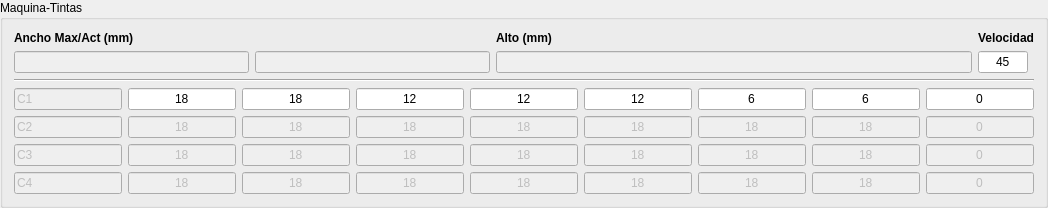
          <widget class="QGroupBox" name="groupBox_2">
           <property name="font">
            <font>
             <weight>50</weight>
             <bold>false</bold>
            </font>
           </property>
           <property name="title">
            <string>Maquina-Tintas</string>
           </property>
           <layout class="QGridLayout" name="gridLayout_5">
            <item row="0" column="0">
             <layout class="QHBoxLayout" name="horizontalLayout_11">
              <item>
               <layout class="QVBoxLayout" name="verticalLayout_41">
                <item>
                 <widget class="QLabel" name="label_2">
                  <property name="font">
                   <font>
                    <weight>75</weight>
                    <bold>true</bold>
                   </font>
                  </property>
                  <property name="text">
                   <string>Ancho Max/Act (mm)</string>
                  </property>
                 </widget>
                </item>
                <item>
                 <layout class="QHBoxLayout" name="horizontalLayout_10">
                  <item>
                   <widget class="QLineEdit" name="m_leMaxWidth">
                    <property name="enabled">
                     <bool>false</bool>
                    </property>
                    <property name="alignment">
                     <set>Qt::AlignCenter</set>
                    </property>
                    <property name="readOnly">
                     <bool>true</bool>
                    </property>
                   </widget>
                  </item>
                  <item>
                   <widget class="QLineEdit" name="m_leWidth">
                    <property name="enabled">
                     <bool>false</bool>
                    </property>
                    <property name="alignment">
                     <set>Qt::AlignCenter</set>
                    </property>
                   </widget>
                  </item>
                 </layout>
                </item>
               </layout>
              </item>
              <item>
               <layout class="QVBoxLayout" name="verticalLayout_42">
                <item>
                 <widget class="QLabel" name="label_3">
                  <property name="font">
                   <font>
                    <weight>75</weight>
                    <bold>true</bold>
                   </font>
                  </property>
                  <property name="text">
                   <string>Alto (mm)</string>
                  </property>
                 </widget>
                </item>
                <item>
                 <widget class="QLineEdit" name="m_leHeight">
                  <property name="enabled">
                   <bool>false</bool>
                  </property>
                  <property name="alignment">
                   <set>Qt::AlignCenter</set>
                  </property>
                 </widget>
                </item>
               </layout>
              </item>
              <item>
               <layout class="QVBoxLayout" name="verticalLayout_43">
                <item>
                 <widget class="QLabel" name="label_34">
                  <property name="font">
                   <font>
                    <weight>75</weight>
                    <bold>true</bold>
                   </font>
                  </property>
                  <property name="text">
                   <string>Velocidad</string>
                  </property>
                 </widget>
                </item>
                <item>
                 <widget class="QLineEdit" name="m_leVelocidad">
                  <property name="maximumSize">
                   <size>
                    <width>50</width>
                    <height>16777215</height>
                   </size>
                  </property>
                  <property name="text">
                   <string>45</string>
                  </property>
                  <property name="alignment">
                   <set>Qt::AlignCenter</set>
                  </property>
                 </widget>
                </item>
               </layout>
              </item>
             </layout>
            </item>
            <item row="1" column="0">
             <widget class="Line" name="line_2">
              <property name="orientation">
               <enum>Qt::Horizontal</enum>
              </property>
             </widget>
            </item>
            <item row="2" column="0">
             <layout class="QHBoxLayout" name="horizontalLayout_27">
              <item>
               <widget class="QLineEdit" name="m_leC1">
                <property name="enabled">
                 <bool>false</bool>
                </property>
                <property name="text">
                 <string>C1</string>
                </property>
               </widget>
              </item>
              <item>
               <widget class="QLineEdit" name="m_leP11">
                <property name="text">
                 <string>18</string>
                </property>
                <property name="alignment">
                 <set>Qt::AlignCenter</set>
                </property>
               </widget>
              </item>
              <item>
               <widget class="QLineEdit" name="m_leP12">
                <property name="text">
                 <string>18</string>
                </property>
                <property name="alignment">
                 <set>Qt::AlignCenter</set>
                </property>
               </widget>
              </item>
              <item>
               <widget class="QLineEdit" name="m_leP13">
                <property name="text">
                 <string>12</string>
                </property>
                <property name="alignment">
                 <set>Qt::AlignCenter</set>
                </property>
               </widget>
              </item>
              <item>
               <widget class="QLineEdit" name="m_leP14">
                <property name="text">
                 <string>12</string>
                </property>
                <property name="alignment">
                 <set>Qt::AlignCenter</set>
                </property>
               </widget>
              </item>
              <item>
               <widget class="QLineEdit" name="m_leP15">
                <property name="text">
                 <string>12</string>
                </property>
                <property name="alignment">
                 <set>Qt::AlignCenter</set>
                </property>
               </widget>
              </item>
              <item>
               <widget class="QLineEdit" name="m_leP16">
                <property name="text">
                 <string>6</string>
                </property>
                <property name="alignment">
                 <set>Qt::AlignCenter</set>
                </property>
               </widget>
              </item>
              <item>
               <widget class="QLineEdit" name="m_leP17">
                <property name="text">
                 <string>6</string>
                </property>
                <property name="alignment">
                 <set>Qt::AlignCenter</set>
                </property>
               </widget>
              </item>
              <item>
               <widget class="QLineEdit" name="m_leP18">
                <property name="text">
                 <string>0</string>
                </property>
                <property name="alignment">
                 <set>Qt::AlignCenter</set>
                </property>
               </widget>
              </item>
             </layout>
            </item>
            <item row="3" column="0">
             <layout class="QHBoxLayout" name="horizontalLayout_28">
              <item>
               <widget class="QLineEdit" name="m_leC2">
                <property name="enabled">
                 <bool>false</bool>
                </property>
                <property name="text">
                 <string>C2</string>
                </property>
               </widget>
              </item>
              <item>
               <widget class="QLineEdit" name="m_leP11_2">
                <property name="enabled">
                 <bool>false</bool>
                </property>
                <property name="text">
                 <string>18</string>
                </property>
                <property name="alignment">
                 <set>Qt::AlignCenter</set>
                </property>
               </widget>
              </item>
              <item>
               <widget class="QLineEdit" name="m_leP12_2">
                <property name="enabled">
                 <bool>false</bool>
                </property>
                <property name="text">
                 <string>18</string>
                </property>
                <property name="alignment">
                 <set>Qt::AlignCenter</set>
                </property>
               </widget>
              </item>
              <item>
               <widget class="QLineEdit" name="m_leP13_2">
                <property name="enabled">
                 <bool>false</bool>
                </property>
                <property name="text">
                 <string>18</string>
                </property>
                <property name="alignment">
                 <set>Qt::AlignCenter</set>
                </property>
               </widget>
              </item>
              <item>
               <widget class="QLineEdit" name="m_leP14_2">
                <property name="enabled">
                 <bool>false</bool>
                </property>
                <property name="text">
                 <string>18</string>
                </property>
                <property name="alignment">
                 <set>Qt::AlignCenter</set>
                </property>
               </widget>
              </item>
              <item>
               <widget class="QLineEdit" name="m_leP15_2">
                <property name="enabled">
                 <bool>false</bool>
                </property>
                <property name="text">
                 <string>18</string>
                </property>
                <property name="alignment">
                 <set>Qt::AlignCenter</set>
                </property>
               </widget>
              </item>
              <item>
               <widget class="QLineEdit" name="m_leP16_2">
                <property name="enabled">
                 <bool>false</bool>
                </property>
                <property name="text">
                 <string>18</string>
                </property>
                <property name="alignment">
                 <set>Qt::AlignCenter</set>
                </property>
               </widget>
              </item>
              <item>
               <widget class="QLineEdit" name="m_leP17_2">
                <property name="enabled">
                 <bool>false</bool>
                </property>
                <property name="text">
                 <string>18</string>
                </property>
                <property name="alignment">
                 <set>Qt::AlignCenter</set>
                </property>
               </widget>
              </item>
              <item>
               <widget class="QLineEdit" name="m_leP18_2">
                <property name="enabled">
                 <bool>false</bool>
                </property>
                <property name="text">
                 <string>0</string>
                </property>
                <property name="alignment">
                 <set>Qt::AlignCenter</set>
                </property>
               </widget>
              </item>
             </layout>
            </item>
            <item row="4" column="0">
             <layout class="QHBoxLayout" name="horizontalLayout_29">
              <item>
               <widget class="QLineEdit" name="m_leC3">
                <property name="enabled">
                 <bool>false</bool>
                </property>
                <property name="text">
                 <string>C3</string>
                </property>
               </widget>
              </item>
              <item>
               <widget class="QLineEdit" name="m_leP11_3">
                <property name="enabled">
                 <bool>false</bool>
                </property>
                <property name="text">
                 <string>18</string>
                </property>
                <property name="alignment">
                 <set>Qt::AlignCenter</set>
                </property>
               </widget>
              </item>
              <item>
               <widget class="QLineEdit" name="m_leP12_3">
                <property name="enabled">
                 <bool>false</bool>
                </property>
                <property name="text">
                 <string>18</string>
                </property>
                <property name="alignment">
                 <set>Qt::AlignCenter</set>
                </property>
               </widget>
              </item>
              <item>
               <widget class="QLineEdit" name="m_leP13_3">
                <property name="enabled">
                 <bool>false</bool>
                </property>
                <property name="text">
                 <string>18</string>
                </property>
                <property name="alignment">
                 <set>Qt::AlignCenter</set>
                </property>
               </widget>
              </item>
              <item>
               <widget class="QLineEdit" name="m_leP14_3">
                <property name="enabled">
                 <bool>false</bool>
                </property>
                <property name="text">
                 <string>18</string>
                </property>
                <property name="alignment">
                 <set>Qt::AlignCenter</set>
                </property>
               </widget>
              </item>
              <item>
               <widget class="QLineEdit" name="m_leP15_3">
                <property name="enabled">
                 <bool>false</bool>
                </property>
                <property name="text">
                 <string>18</string>
                </property>
                <property name="alignment">
                 <set>Qt::AlignCenter</set>
                </property>
               </widget>
              </item>
              <item>
               <widget class="QLineEdit" name="m_leP16_3">
                <property name="enabled">
                 <bool>false</bool>
                </property>
                <property name="text">
                 <string>18</string>
                </property>
                <property name="alignment">
                 <set>Qt::AlignCenter</set>
                </property>
               </widget>
              </item>
              <item>
               <widget class="QLineEdit" name="m_leP17_3">
                <property name="enabled">
                 <bool>false</bool>
                </property>
                <property name="text">
                 <string>18</string>
                </property>
                <property name="alignment">
                 <set>Qt::AlignCenter</set>
                </property>
               </widget>
              </item>
              <item>
               <widget class="QLineEdit" name="m_leP18_3">
                <property name="enabled">
                 <bool>false</bool>
                </property>
                <property name="text">
                 <string>0</string>
                </property>
                <property name="alignment">
                 <set>Qt::AlignCenter</set>
                </property>
               </widget>
              </item>
             </layout>
            </item>
            <item row="5" column="0">
             <layout class="QHBoxLayout" name="horizontalLayout_30">
              <item>
               <widget class="QLineEdit" name="m_leC4">
                <property name="enabled">
                 <bool>false</bool>
                </property>
                <property name="text">
                 <string>C4</string>
                </property>
               </widget>
              </item>
              <item>
               <widget class="QLineEdit" name="m_leP11_4">
                <property name="enabled">
                 <bool>false</bool>
                </property>
                <property name="text">
                 <string>18</string>
                </property>
                <property name="alignment">
                 <set>Qt::AlignCenter</set>
                </property>
               </widget>
              </item>
              <item>
               <widget class="QLineEdit" name="m_leP12_4">
                <property name="enabled">
                 <bool>false</bool>
                </property>
                <property name="text">
                 <string>18</string>
                </property>
                <property name="alignment">
                 <set>Qt::AlignCenter</set>
                </property>
               </widget>
              </item>
              <item>
               <widget class="QLineEdit" name="m_leP13_4">
                <property name="enabled">
                 <bool>false</bool>
                </property>
                <property name="text">
                 <string>18</string>
                </property>
                <property name="alignment">
                 <set>Qt::AlignCenter</set>
                </property>
               </widget>
              </item>
              <item>
               <widget class="QLineEdit" name="m_leP14_4">
                <property name="enabled">
                 <bool>false</bool>
                </property>
                <property name="text">
                 <string>18</string>
                </property>
                <property name="alignment">
                 <set>Qt::AlignCenter</set>
                </property>
               </widget>
              </item>
              <item>
               <widget class="QLineEdit" name="m_leP15_4">
                <property name="enabled">
                 <bool>false</bool>
                </property>
                <property name="text">
                 <string>18</string>
                </property>
                <property name="alignment">
                 <set>Qt::AlignCenter</set>
                </property>
               </widget>
              </item>
              <item>
               <widget class="QLineEdit" name="m_leP16_4">
                <property name="enabled">
                 <bool>false</bool>
                </property>
                <property name="text">
                 <string>18</string>
                </property>
                <property name="alignment">
                 <set>Qt::AlignCenter</set>
                </property>
               </widget>
              </item>
              <item>
               <widget class="QLineEdit" name="m_leP17_4">
                <property name="enabled">
                 <bool>false</bool>
                </property>
                <property name="text">
                 <string>18</string>
                </property>
                <property name="alignment">
                 <set>Qt::AlignCenter</set>
                </property>
               </widget>
              </item>
              <item>
               <widget class="QLineEdit" name="m_leP18_4">
                <property name="enabled">
                 <bool>false</bool>
                </property>
                <property name="text">
                 <string>0</string>
                </property>
                <property name="alignment">
                 <set>Qt::AlignCenter</set>
                </property>
               </widget>
              </item>
             </layout>
            </item>
           </layout>
          </widget>
